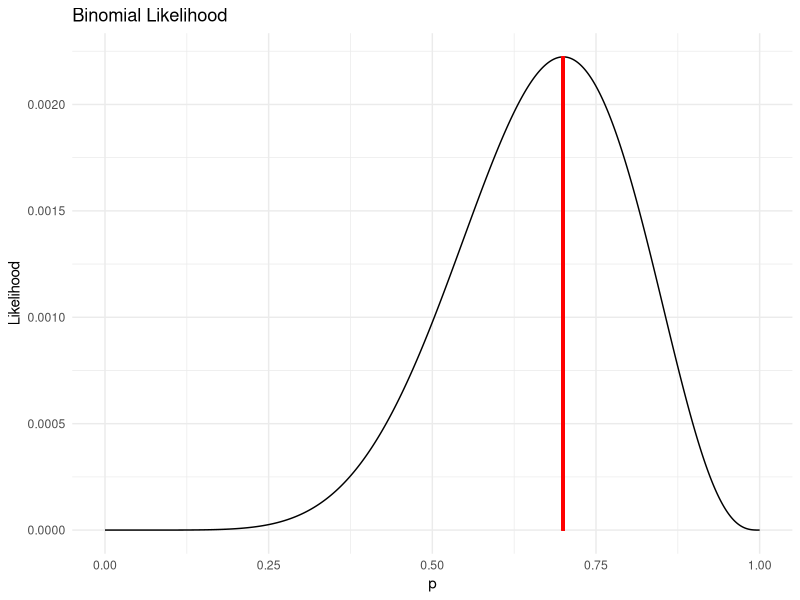
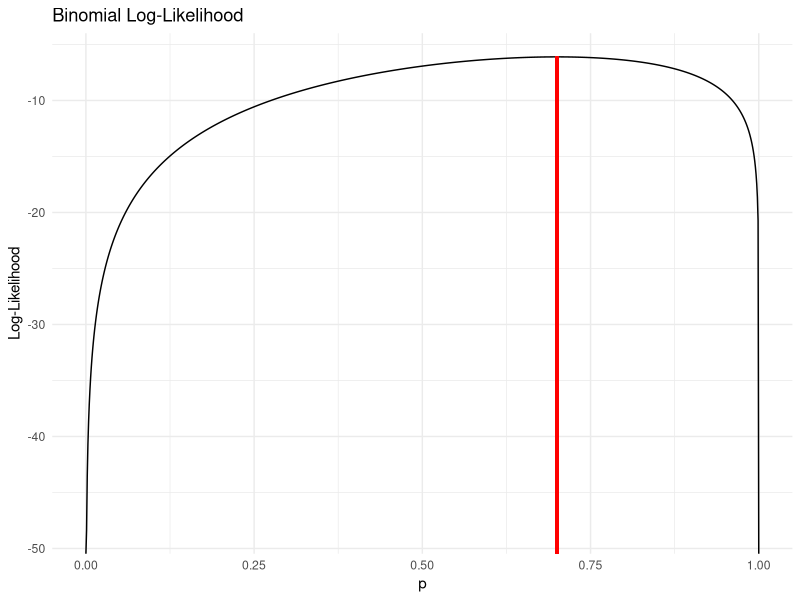
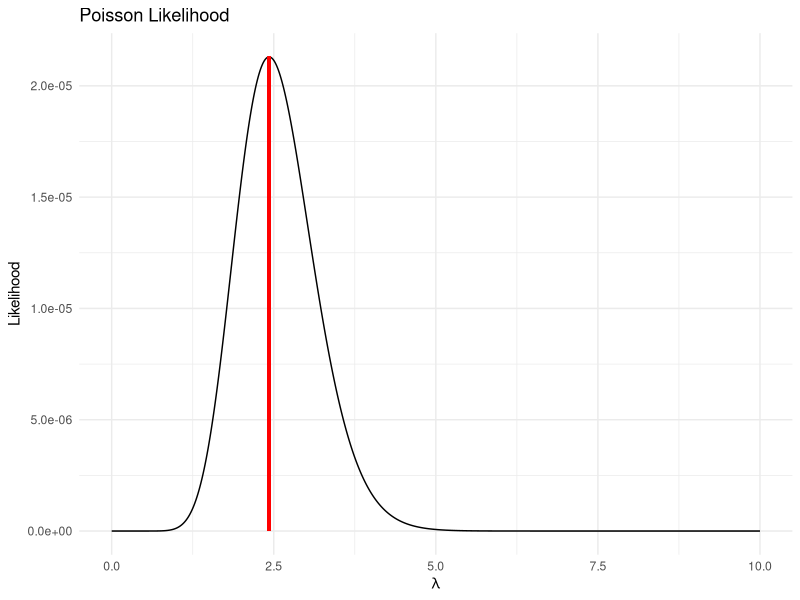
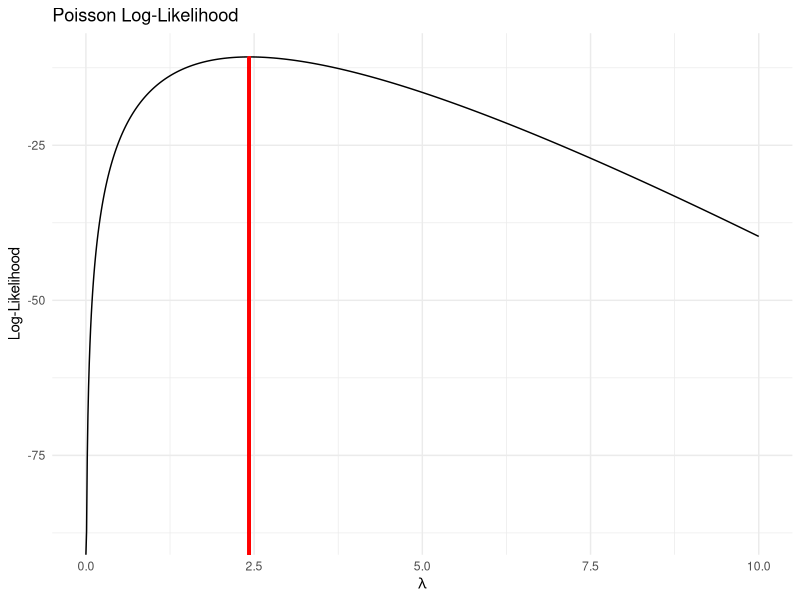
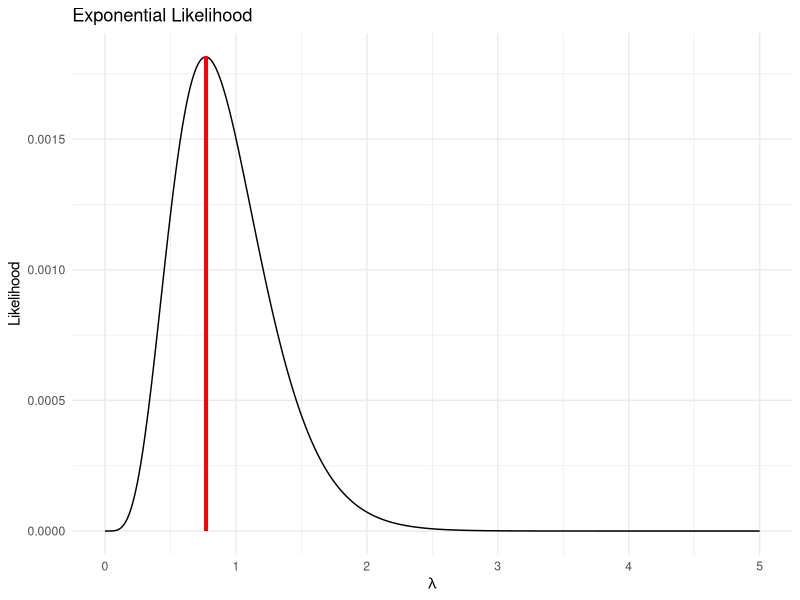
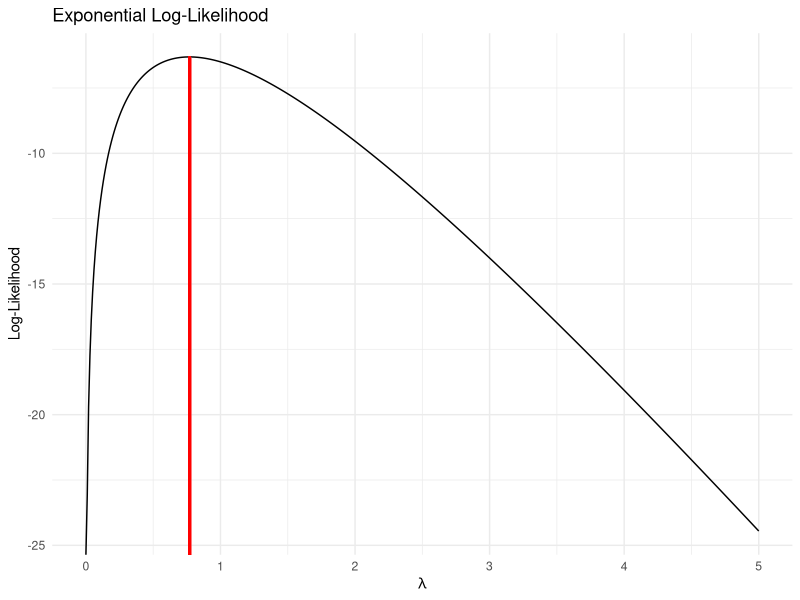
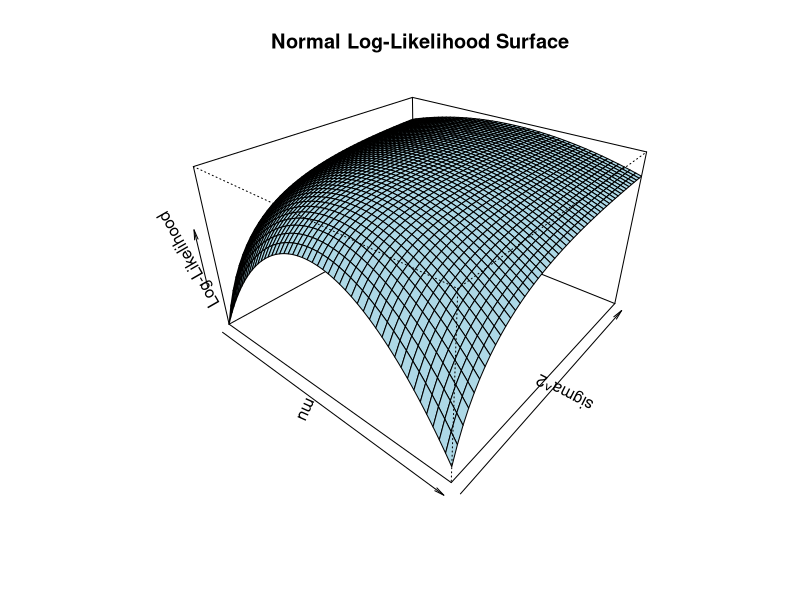
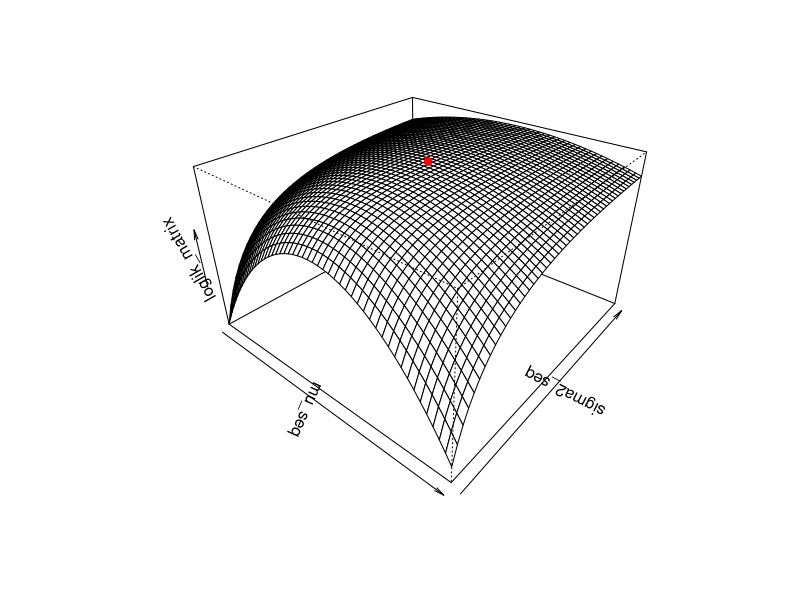

Source code (R) for these figures, in order:
## ---- chunk 1

library(tidyverse)

# General plotting function
plot_likelihood <- function(x, lik, mle_x, mle_y, xlab, ylab, title) {
  tibble(x = x, y = lik) %>%
    ggplot(aes(x, y)) +
    geom_line() +
    geom_segment(aes(x = mle_x, xend = mle_x, y = min(y), yend = mle_y), 
                 col = "red", linewidth = 1) +
    labs(x = xlab, y = ylab, title = title) +
    theme_minimal()
}

## ---- chunk 2

# Parameters
n <- 10; k <- 7

# Likelihood
binom_lik <- function(p, n, k) {
  ifelse(p <= 0 || p >= 1, 0, p^k * (1 - p)^(n - k))
}

p_grid <- seq(0, 1, 0.001)
lik_vals <- sapply(p_grid, binom_lik, n = n, k = k)
loglik_vals <- log(lik_vals)

# MLE
mle_index <- which.max(loglik_vals)
mle_p <- p_grid[mle_index]

# Plots
plot_likelihood(p_grid, lik_vals, mle_p, lik_vals[mle_index],
                "p", "Likelihood", "Binomial Likelihood")

plot_likelihood(p_grid, loglik_vals, mle_p, loglik_vals[mle_index],
                "p", "Log-Likelihood", "Binomial Log-Likelihood")


## ---- chunk 3

# Sample data
x <- c(2, 3, 4, 2, 1, 3, 2)
n <- length(x)
sum_x <- sum(x)

pois_lik <- function(lambda, x){
  ifelse(lambda <= 0, 0, prod(dpois(x, lambda = lambda)))
}

lambda_grid <- seq(0, 10, 0.01)
lik_vals <- sapply(lambda_grid, pois_lik, x = x)
loglik_vals <- log(lik_vals)

mle_index <- which.max(loglik_vals)
mle_lambda <- lambda_grid[mle_index]

plot_likelihood(lambda_grid, lik_vals, mle_lambda, lik_vals[mle_index],
                expression(lambda), 
                "Likelihood", "Poisson Likelihood")


## ---- chunk 4
plot_likelihood(lambda_grid, loglik_vals, mle_lambda, loglik_vals[mle_index],
                expression(lambda), 
                "Log-Likelihood", "Poisson Log-Likelihood")
## ---- chunk 5

x <- c(2.1, 0.9, 1.5, 0.8, 1.2)
n <- length(x)
sum_x <- sum(x)

exp_lik <- function(lambda, x) {
  ifelse(lambda <= 0, 0, lambda^length(x) * exp(-lambda * sum(x)))
}

lambda_grid <- seq(0, 5, 0.01)
lik_vals <- sapply(lambda_grid, exp_lik, x = x)
loglik_vals <- log(lik_vals)

mle_index <- which.max(loglik_vals)
mle_lambda <- lambda_grid[mle_index]

plot_likelihood(lambda_grid, lik_vals, mle_lambda, lik_vals[mle_index],
                expression(lambda), 
                "Likelihood", "Exponential Likelihood")

plot_likelihood(lambda_grid, loglik_vals, mle_lambda, loglik_vals[mle_index],
                expression(lambda), 
                "Log-Likelihood", "Exponential Log-Likelihood")


## ---- chunk 6

set.seed(123)
x <- rnorm(50, mean = 5, sd = 2)
n <- length(x)

# Log-likelihood function
norm_loglik <- function(mu, sigma2, x) {
  if (sigma2 <= 0) return(-Inf)
  -n/2*log(2*pi) - n/2*log(sigma2) - sum((x - mu)^2)/(2*sigma2)
}

# Parameter grid
mu_seq <- seq(3, 7, length.out = 50)
sigma2_seq <- seq(1, 6, length.out = 50)

loglik_matrix <- outer(mu_seq, sigma2_seq, 
                       Vectorize(function(mu, s2) norm_loglik(mu, s2, x)))

# MLE estimates
mle_mu <- mean(x)
mle_sigma2 <- var(x)

# 3D Log-likelihood surface
persp(mu_seq, sigma2_seq, loglik_matrix,
      theta = 40, phi = 30,
      expand = 0.6, col = "lightblue",
      xlab = expression(mu), ylab = expression(sigma^2), zlab = "Log-Likelihood",
      main = "Normal Log-Likelihood Surface")

# Add MLE point in red
points(trans3d(mle_mu, mle_sigma2,
               norm_loglik(mle_mu, mle_sigma2, x),
               persp(mu_seq, sigma2_seq, loglik_matrix,
                     theta = 40, phi = 30, expand = 0.6)),
       col = "red", pch = 19)


## ---- chunk 7

x <- c(2.3, 1.9, 3.1, 2.8, 2.5)
k <- 2
n <- length(x)

gamma_lik <- function(theta, x, k){
  ifelse(theta <= 0, 0,prod(dgamma(x, shape = k, scale = theta)))
}

theta_grid <- seq(0.1, 5, 0.01)
lik_vals <- sapply(theta_grid, gamma_lik, x = x, k = k)
loglik_vals <- log(lik_vals)

mle_index <- which.max(loglik_vals)
mle_theta <- theta_grid[mle_index]

plot_likelihood(theta_grid, lik_vals, mle_theta, lik_vals[mle_index],
                expression(theta), 
                "Likelihood", "Gamma Likelihood")

plot_likelihood(theta_grid, loglik_vals, mle_theta, loglik_vals[mle_index],
                expression(theta), 
                "Log-Likelihood", "Gamma Log-Likelihood")


## ---- chunk 8

x <- c(0.2, 0.4, 0.3, 0.5, 0.6)
alpha <- 2
n <- length(x)

beta_lik <- function(beta, x, alpha){
  ifelse(beta <= 0, 0, prod(dbeta(x, shape1 = alpha, shape2 = beta)))
}

beta_grid <- seq(0.1, 10, 0.01)
lik_vals <- sapply(beta_grid, beta_lik, x = x, alpha = alpha)
loglik_vals <- log(lik_vals)

mle_index <- which.max(loglik_vals)
mle_beta <- beta_grid[mle_index]

plot_likelihood(beta_grid, lik_vals, mle_beta, lik_vals[mle_index],
                expression(beta), 
                "Likelihood", "Beta Likelihood")

plot_likelihood(beta_grid, loglik_vals, mle_beta, loglik_vals[mle_index],
                expression(beta), 
                "Log-Likelihood", "Beta Log-Likelihood")

